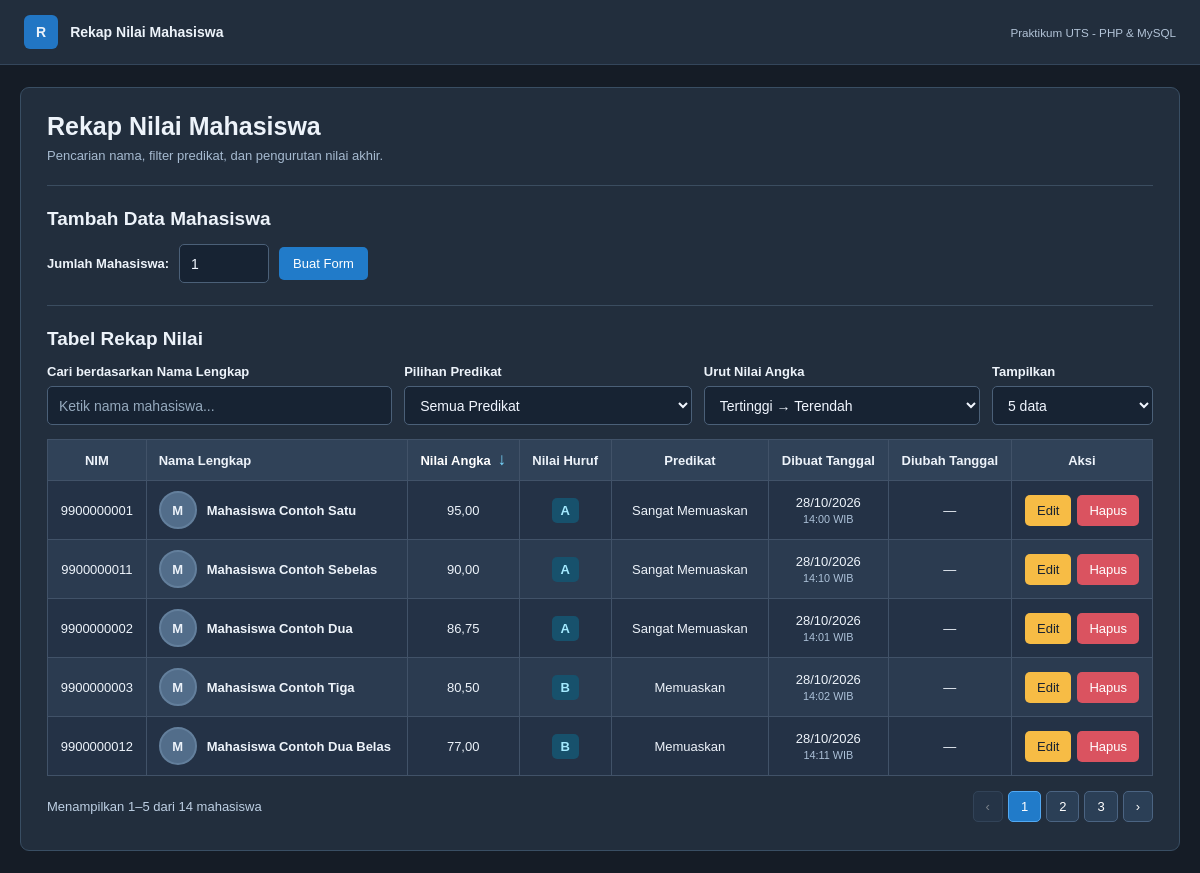
The page / on the database its author committed.
### tables this page shows
CREATE TABLE `nilai_mahasiswa` (
  `id` int NOT NULL AUTO_INCREMENT,
  `nama` varchar(100) NOT NULL,
  `nim` varchar(30) NOT NULL,
  `email` varchar(150) DEFAULT NULL,
  `nilai_akhir` decimal(5,2) NOT NULL,
  `nilai_huruf` char(1) NOT NULL,
  `predikat` varchar(50) NOT NULL,
  `tanggal_registrasi` date DEFAULT NULL,
  `jam_registrasi` time DEFAULT NULL,
  `created_at` timestamp NULL DEFAULT CURRENT_TIMESTAMP,
  `updated_at` datetime DEFAULT NULL,
  `foto` varchar(255) DEFAULT NULL,
  PRIMARY KEY (`id`),
  UNIQUE KEY `nim` (`nim`),
  UNIQUE KEY `unique_nim` (`nim`)
);

### index.php (called while the page is built)
<?php
require __DIR__ . '/uts_rekap_nilai_mahasiswa.php';

### uts_rekap_nilai_mahasiswa.php (the view, shortened to what this page needs)
<?php
$configFile = __DIR__ . "/config.local.php";
$config = is_file($configFile) ? require $configFile : [];
$host = getenv("DB_HOST") ?: ($config["host"] ?? "localhost");
$username = getenv("DB_USER") ?: ($config["username"] ?? "root");
$password = getenv("DB_PASSWORD") !== false ? getenv("DB_PASSWORD") : ($config["password"] ?? "");
$database = getenv("DB_NAME") ?: ($config["database"] ?? "db_nilai_mahasiswa");
try {
    $conn = mysqli_connect($host, $username, $password, $database);
    mysqli_set_charset($conn, "utf8mb4");
    mysqli_query($conn, "SET time_zone = '+07:00'");
} catch (mysqli_sql_exception $e) {
    die("Koneksi database gagal. Periksa pengaturan pada config.local.php atau environment database.");
}
$halaman = basename($_SERVER["SCRIPT_NAME"]);
$tampilForm = false;
$editData = null;
$editError = [];
function aman($isi)
{
    return htmlspecialchars((string) $isi, ENT_QUOTES, "UTF-8");
}
function fotoAman($path)
{
    return is_string($path) && preg_match('~^uploads/[a-f0-9]{32}\.(jpg|png|gif)$~', $path);
}
function alamatFoto($path)
{
    if (!fotoAman($path)) return null;
    return null;
}
$sql = "SELECT * FROM nilai_mahasiswa ORDER BY id ASC";
$result = mysqli_query($conn, $sql);
?>
<!DOCTYPE html>
<html lang="id">
<head>
</head>
<body>
<header class="header">
    <div class="header-inner"><span class="logo">R</span><strong>Rekap Nilai Mahasiswa</strong><small>Praktikum UTS - PHP &amp; MySQL</small></div>
</header>
<main class="container">
    <h1>Rekap Nilai Mahasiswa</h1>
    <p class="subjudul">Pencarian nama, filter predikat, dan pengurutan nilai akhir.</p>
    <div class="section">
    <?php if ($editData !== null) { ?>
        <div class="form-edit">
            <h2>Edit Nilai Mahasiswa</h2>
            <form method="POST" enctype="multipart/form-data" action="<?php echo aman($halaman); ?>">
                <input type="hidden" name="aksi" value="update">
                <input type="hidden" name="id" value="<?php echo aman($editData["id"]); ?>">
                <label for="editNama">Nama Lengkap</label>
                <input id="editNama" type="text" name="nama" maxlength="100" required
                       value="<?php echo aman($editData["nama"]); ?>">
                <span class="error"><?php echo aman($editError["nama"] ?? ""); ?></span>
                <label for="editNim">NIM</label>
                <input id="editNim" type="text" name="nim" maxlength="10" pattern="[0-9]{10}" required
                       inputmode="numeric" value="<?php echo aman($editData["nim"]); ?>">
                <span class="error"><?php echo aman($editError["nim"] ?? ""); ?></span>
                <label for="editNilai">Nilai Angka</label>
                <input id="editNilai" type="number" name="nilai" min="0" max="100" step="0.01" required
                       value="<?php echo aman($editData["nilai"]); ?>">
                <span class="error"><?php echo aman($editError["nilai"] ?? ""); ?></span>
                <label for="editFoto">Ganti Foto Profil (opsional)</label>
                <?php if (alamatFoto($editData["foto"] ?? null)) { ?>
                    <p><img class="foto" src="<?php echo aman(alamatFoto($editData["foto"])); ?>" alt="Foto saat ini"></p>
                <?php } ?>
                <input id="editFoto" type="file" name="foto" accept=".jpg,.jpeg,.png,.gif,image/jpeg,image/png,image/gif">
                <span class="error"><?php echo aman($editError["foto"] ?? ""); ?></span>
                <p class="petunjuk">JPG, PNG, atau GIF, maksimal 2 MB. Kosongkan jika foto tidak ingin diubah.</p>
                <div class="tombol-form">
                    <button class="biru" type="submit">Simpan Perubahan</button>
                    <a class="btn abu" href="<?php echo aman($halaman); ?>">Batal</a>
                </div>
            </form>
        </div>
    <?php } else { ?>
        <h2>Tambah Data Mahasiswa</h2>
        <form method="POST" action="<?php echo aman($halaman); ?>" class="form-jumlah">
            <label for="jumlah">Jumlah Mahasiswa:</label>
            <input id="jumlah" type="number" name="jumlah" min="1" max="100" value="1" required>
            <button type="submit" class="biru">Buat Form</button>
        </form>
    <?php } ?>
    </div>
    <div class="section">
        <h2>Tabel Rekap Nilai</h2>
        <div class="filter-bar">
            <div class="filter-group filter-search">
                <label for="cariNama">Cari berdasarkan Nama Lengkap</label>
                <input type="search" id="cariNama" placeholder="Ketik nama mahasiswa...">
            </div>
            <div class="filter-group">
                <label for="filterPredikat">Pilihan Predikat</label>
                <select id="filterPredikat">
                    <option value="">Semua Predikat</option>
                </select>
            </div>
            <div class="filter-group">
                <label for="sortNilai">Urut Nilai Angka</label>
                <select id="sortNilai">
                    <option value="desc">Tertinggi → Terendah</option>
                </select>
            </div>
            <div class="filter-group">
                <label for="jumlahBaris">Tampilkan</label>
                <select id="jumlahBaris">
                    <option value="5">5 data</option>
                </select>
            </div>
        </div>
        <div class="table-wrap">
            <table id="tabelNilai" class="rekap-table">
                <thead><tr>
                    <th>NIM</th>
                    <th>Nama Lengkap</th>
                    <th><button type="button" id="sortKolom" class="sort-header" title="Klik untuk membalik urutan nilai">Nilai Angka <span id="sortIkon">↓</span></button></th>
                    <th>Nilai Huruf</th>
                    <th>Predikat</th>
                    <th>Dibuat Tanggal</th>
                    <th>Diubah Tanggal</th>
                    <th>Aksi</th>
                </tr></thead>
                <tbody>
                <?php while ($row = mysqli_fetch_assoc($result)) {
                    $dibuat = $row["created_at"] ?? null;
                    $diubah = $row["updated_at"] ?? null;
                    $nama = $row["nama"];
                    $inisial = strtoupper(substr(trim($nama), 0, 1));
                ?>
                <tr>
                    <td><?php echo aman($row["nim"]); ?></td>
                    <td data-search="<?php echo aman($nama); ?>">
                        <div class="profil">
                            <?php if (alamatFoto($row["foto"] ?? null)) { ?>
                                <img class="foto" src="<?php echo aman(alamatFoto($row["foto"])); ?>"
                                     alt="Foto <?php echo aman($nama); ?>">
                            <?php } else { ?>
                                <span class="foto foto-kosong" aria-label="Tanpa foto"><?php echo aman($inisial); ?></span>
                            <?php } ?>
                            <span class="nama"><?php echo aman($nama); ?></span>
                        </div>
                    </td>
                    <td data-order="<?php echo aman($row["nilai_akhir"]); ?>">
                        <?php echo number_format((float) $row["nilai_akhir"], 2, ",", "."); ?>
                    </td>
                    <td><span class="huruf"><?php echo aman($row["nilai_huruf"]); ?></span></td>
                    <td data-search="<?php echo aman($row["predikat"]); ?>"><?php echo aman($row["predikat"]); ?></td>
                    <td data-order="<?php echo aman($dibuat ?? ""); ?>" class="tanggal">
                        <?php if ($dibuat) { ?>
                            <?php echo date("d/m/Y", strtotime($dibuat)); ?>
                            <small><?php echo date("H:i", strtotime($dibuat)); ?> WIB</small>
                        <?php } else { echo "—"; } ?>
                    </td>
                    <td data-order="<?php echo aman($diubah ?? ""); ?>" class="tanggal">
                        <?php if ($diubah) { ?>
                            <?php echo date("d/m/Y", strtotime($diubah)); ?>
                            <small><?php echo date("H:i", strtotime($diubah)); ?> WIB</small>
                        <?php } else { echo "—"; } ?>
                    </td>
                    <td>
                        <div class="aksi">
                            <a class="btn kuning" href="?edit=<?php echo (int) $row["id"]; ?>">Edit</a>
                            <form method="POST" action="<?php echo aman($halaman); ?>"
                                  onsubmit="return confirm('Yakin ingin menghapus mahasiswa ini?');">
                                <button class="merah" type="submit">Hapus</button>
                            </form>
                        </div>
                    </td>
                </tr>
                <?php } ?>
                </tbody>
            </table>
        </div>
        <div class="pager">
            <p id="infoHalaman">Memuat data...</p>
            <nav id="kontrolHalaman" class="pager-buttons" aria-label="Navigasi halaman tabel"></nav>
        </div>
    </div>
</main>
</body>
</html>

### uts_rekap_nilai_mahasiswa.php (style rules this page uses)
* { box-sizing: border-box; }
body { margin: 0; background: #151c26; color: #edf3fa; font-family: Arial, sans-serif; font-size: 14px; }
.header { background: #222e3d; border-bottom: 1px solid #34465b; padding: 15px 24px; }
.header-inner { max-width: 1520px; margin: auto; display: flex; align-items: center; gap: 12px; }
.header small { margin-left: auto; color: #b2c3d7; }
.logo { background: #2276c4; padding: 9px 12px; border-radius: 6px; font-weight: bold; }
.container { width: calc(100% - 40px); max-width: 1520px; margin: 22px auto; background: #222e3d; border: 1px solid #394e63; border-radius: 9px; padding: 24px 26px 28px; }
h1 { margin: 0 0 7px; font-size: 25px; }
h2 { margin: 0 0 14px; font-size: 19px; }
.subjudul { margin: 0; color: #a6bad0; font-size: 13px; }
.section { border-top: 1px solid #3b4d60; margin-top: 22px; padding-top: 22px; }
label { font-size: 13px; font-weight: bold; }
input, select { min-height: 39px; padding: 9px 11px; background: #172333; color: #f1f6ff; border: 1px solid #4b6078; border-radius: 5px; font: inherit; color-scheme: dark; }
input::placeholder { color: #95a9bd; }
button, .btn { display: inline-block; padding: 9px 14px; border: none; border-radius: 5px; color: white; cursor: pointer; font-size: 13px; font-family: inherit; text-decoration: none; white-space: nowrap; }
.biru { background: #217bc9; }
.kuning { background: #f7bc45; color: #192331; }
.merah { background: #da5360; }
.form-jumlah, .tombol-form { display: flex; align-items: center; gap: 10px; flex-wrap: wrap; }
.form-jumlah input { width: 90px; }
.table-wrap { max-width: 100%; overflow-x: auto; }
table { width: 100%; border-collapse: collapse; }
th, td { padding: 10px 12px; border: 1px solid #415268; text-align: center; vertical-align: middle; }
th { background: #304258; font-size: 13px; font-weight: 700; white-space: nowrap; }
tbody tr { background: #243246; }
tbody tr:nth-child(even) { background: #2b3b50; }
.filter-bar { display: grid; grid-template-columns: 1.5fr 1.25fr 1.2fr .7fr; gap: 12px; margin-bottom: 14px; }
.filter-group { display: flex; flex-direction: column; gap: 7px; min-width: 0; }
.filter-group input, .filter-group select { width: 100%; }
.rekap-table { min-width: 1080px; table-layout: auto; }
.rekap-table td { font-size: 13px; }
.rekap-table th:nth-child(2), .rekap-table td:nth-child(2) { text-align: left; min-width: 218px; }
.rekap-table th:nth-child(5), .rekap-table td:nth-child(5) { min-width: 155px; }
.rekap-table th:nth-child(8), .rekap-table td:nth-child(8) { min-width: 128px; }
.profil { display: flex; align-items: center; gap: 10px; }
.foto { display: inline-block; width: 38px; height: 38px; border-radius: 50%; border: 2px solid #637f9c; flex-shrink: 0; object-fit: cover; }
.foto-kosong { display: inline-flex; align-items: center; justify-content: center; background: #526d8a; font-weight: bold; }
.nama { font-weight: 600; }
.huruf { display: inline-block; min-width: 27px; padding: 5px 8px; background: #17516c; color: #a4eaff; border-radius: 5px; font-weight: bold; }
.aksi { display: flex; justify-content: center; align-items: center; gap: 6px; }
.aksi form { margin: 0; }
.aksi .btn, .aksi button { padding: 8px 12px; }
.tanggal { font-size: 12px; white-space: nowrap; }
.tanggal small { display: block; color: #acc1d8; margin-top: 3px; }
.sort-header { background: transparent; font-weight: bold; padding: 0; font-size: inherit; }
.sort-header span { color: #79d8ff; font-size: 17px; margin-left: 3px; }
.pager { display: flex; align-items: center; justify-content: space-between; gap: 10px; margin-top: 15px; flex-wrap: wrap; }
.pager p { margin: 0; font-size: 13px; color: #bed0e4; }
.pager-buttons { display: flex; flex-wrap: wrap; gap: 5px; }

### rows shown on the page
nilai_mahasiswa: nim "9900000001", nama "M", nama "Mahasiswa Contoh Satu", nilai_akhir "95,00", nilai_huruf "A", predikat "Sangat Memuaskan", created_at "28/10/2026", created_at "14:00"
nilai_mahasiswa: nim "9900000002", nama "M", nama "Mahasiswa Contoh Dua", nilai_akhir "86,75", nilai_huruf "A", predikat "Sangat Memuaskan", created_at "28/10/2026", created_at "14:01"
nilai_mahasiswa: nim "9900000003", nama "M", nama "Mahasiswa Contoh Tiga", nilai_akhir "80,50", nilai_huruf "B", predikat "Memuaskan", created_at "28/10/2026", created_at "14:02"
nilai_mahasiswa: nim "9900000011", nama "M", nama "Mahasiswa Contoh Sebelas", nilai_akhir "90,00", nilai_huruf "A", predikat "Sangat Memuaskan", created_at "28/10/2026", created_at "14:10"
nilai_mahasiswa: nim "9900000012", nama "M", nama "Mahasiswa Contoh Dua Belas", nilai_akhir "77,00", nilai_huruf "B", predikat "Memuaskan", created_at "28/10/2026", created_at "14:11"
